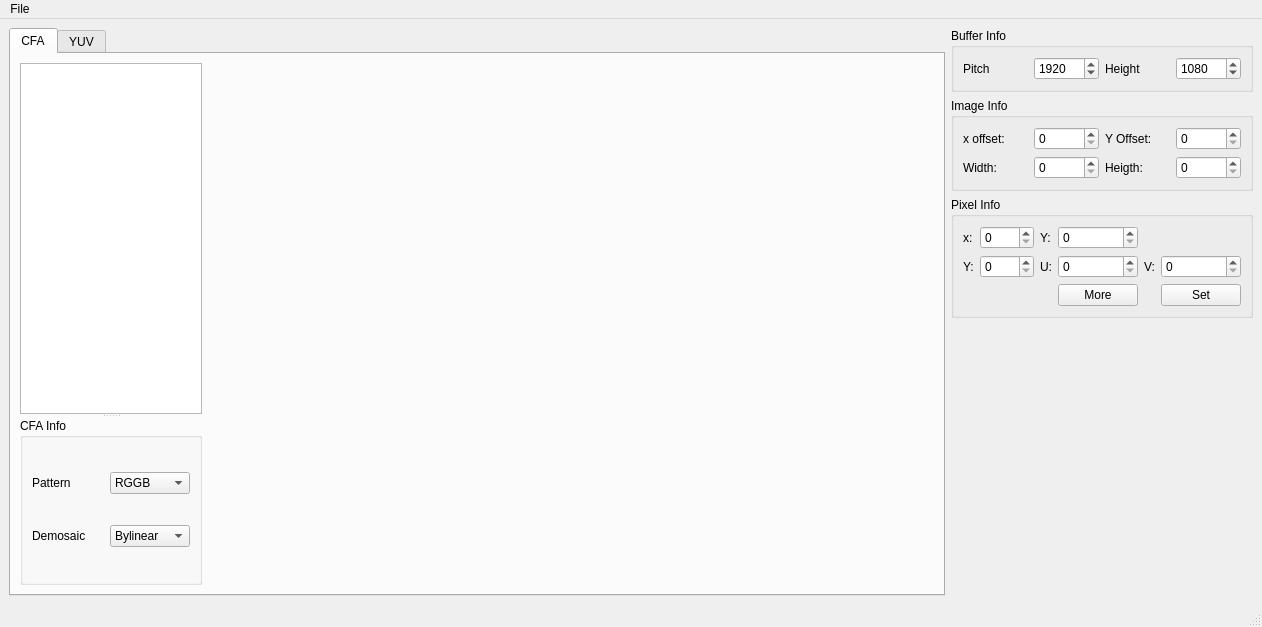
<?xml version="1.0" encoding="UTF-8"?>
<ui version="4.0">
 <class>YUView</class>
 <widget class="QMainWindow" name="YUView">
  <property name="geometry">
   <rect>
    <x>0</x>
    <y>0</y>
    <width>1262</width>
    <height>627</height>
   </rect>
  </property>
  <property name="windowTitle">
   <string>YUView</string>
  </property>
  <widget class="QWidget" name="centralwidget">
   <layout class="QGridLayout" name="gridLayout_6">
    <item row="0" column="1">
     <layout class="QVBoxLayout" name="verticalLayout">
      <item>
       <widget class="QGroupBox" name="groupBox_BufferInfo">
        <property name="title">
         <string>Buffer Info</string>
        </property>
        <layout class="QGridLayout" name="gridLayout_2">
         <item row="0" column="0">
          <widget class="QLabel" name="label_4">
           <property name="text">
            <string>Pitch</string>
           </property>
          </widget>
         </item>
         <item row="0" column="1">
          <widget class="QSpinBox" name="spinBox_BufferP">
           <property name="maximum">
            <number>8192</number>
           </property>
           <property name="value">
            <number>1920</number>
           </property>
          </widget>
         </item>
         <item row="0" column="2">
          <widget class="QLabel" name="label_5">
           <property name="text">
            <string>Height</string>
           </property>
          </widget>
         </item>
         <item row="0" column="3">
          <widget class="QSpinBox" name="spinBox_BufferH">
           <property name="maximum">
            <number>8192</number>
           </property>
           <property name="value">
            <number>1080</number>
           </property>
          </widget>
         </item>
        </layout>
       </widget>
      </item>
      <item>
       <widget class="QGroupBox" name="groupBox_ImageInfo">
        <property name="title">
         <string>Image Info</string>
        </property>
        <layout class="QGridLayout" name="gridLayout">
         <item row="0" column="0">
          <widget class="QLabel" name="label_8">
           <property name="text">
            <string>x offset:</string>
           </property>
          </widget>
         </item>
         <item row="0" column="1">
          <widget class="QSpinBox" name="spinBox_OffsetX">
           <property name="maximum">
            <number>8192</number>
           </property>
          </widget>
         </item>
         <item row="0" column="2">
          <widget class="QLabel" name="label_9">
           <property name="text">
            <string>Y Offset:</string>
           </property>
          </widget>
         </item>
         <item row="0" column="3">
          <widget class="QSpinBox" name="spinBox_OffsetY">
           <property name="maximum">
            <number>8192</number>
           </property>
          </widget>
         </item>
         <item row="1" column="0">
          <widget class="QLabel" name="label_10">
           <property name="text">
            <string>Width:</string>
           </property>
          </widget>
         </item>
         <item row="1" column="1">
          <widget class="QSpinBox" name="spinBox_ImageW">
           <property name="maximum">
            <number>8192</number>
           </property>
          </widget>
         </item>
         <item row="1" column="2">
          <widget class="QLabel" name="label_11">
           <property name="text">
            <string>Heigth:</string>
           </property>
          </widget>
         </item>
         <item row="1" column="3">
          <widget class="QSpinBox" name="spinBox_ImageH">
           <property name="maximum">
            <number>8192</number>
           </property>
          </widget>
         </item>
        </layout>
       </widget>
      </item>
      <item>
       <widget class="QGroupBox" name="groupBox_ImageInfo_2">
        <property name="title">
         <string>Pixel Info</string>
        </property>
        <layout class="QGridLayout" name="gridLayout_3">
         <item row="2" column="3">
          <widget class="QPushButton" name="pushButton_SetPixel_2">
           <property name="sizePolicy">
            <sizepolicy hsizetype="Maximum" vsizetype="Fixed">
             <horstretch>0</horstretch>
             <verstretch>0</verstretch>
            </sizepolicy>
           </property>
           <property name="text">
            <string>More</string>
           </property>
          </widget>
         </item>
         <item row="0" column="0">
          <widget class="QLabel" name="label_12">
           <property name="text">
            <string>x:</string>
           </property>
          </widget>
         </item>
         <item row="0" column="2">
          <widget class="QLabel" name="label_13">
           <property name="text">
            <string>Y:</string>
           </property>
          </widget>
         </item>
         <item row="1" column="3">
          <widget class="QSpinBox" name="spinBox_U">
           <property name="maximum">
            <number>255</number>
           </property>
           <property name="singleStep">
            <number>0</number>
           </property>
          </widget>
         </item>
         <item row="1" column="4">
          <widget class="QLabel" name="label_24">
           <property name="text">
            <string>V:</string>
           </property>
          </widget>
         </item>
         <item row="0" column="1">
          <widget class="QSpinBox" name="spinBox_PixelX">
           <property name="maximum">
            <number>8192</number>
           </property>
          </widget>
         </item>
         <item row="1" column="5">
          <widget class="QSpinBox" name="spinBox_V">
           <property name="maximum">
            <number>255</number>
           </property>
          </widget>
         </item>
         <item row="2" column="5">
          <widget class="QPushButton" name="pushButton_SetPixel">
           <property name="sizePolicy">
            <sizepolicy hsizetype="Maximum" vsizetype="Fixed">
             <horstretch>0</horstretch>
             <verstretch>0</verstretch>
            </sizepolicy>
           </property>
           <property name="text">
            <string>Set</string>
           </property>
          </widget>
         </item>
         <item row="0" column="3">
          <widget class="QSpinBox" name="spinBox_PixelY">
           <property name="maximum">
            <number>8192</number>
           </property>
          </widget>
         </item>
         <item row="1" column="2">
          <widget class="QLabel" name="label_25">
           <property name="text">
            <string>U:</string>
           </property>
          </widget>
         </item>
         <item row="1" column="1">
          <widget class="QSpinBox" name="spinBox_Y">
           <property name="maximum">
            <number>255</number>
           </property>
          </widget>
         </item>
         <item row="1" column="0">
          <widget class="QLabel" name="label_26">
           <property name="text">
            <string>Y:</string>
           </property>
          </widget>
         </item>
         <item row="0" column="5">
          <widget class="ColorWidget" name="widget_Color" native="true"/>
         </item>
        </layout>
       </widget>
      </item>
      <item>
       <spacer name="verticalSpacer">
        <property name="orientation">
         <enum>Qt::Vertical</enum>
        </property>
        <property name="sizeHint" stdset="0">
         <size>
          <width>20</width>
          <height>128</height>
         </size>
        </property>
       </spacer>
      </item>
     </layout>
    </item>
    <item row="0" column="0">
     <widget class="QTabWidget" name="tabWidget">
      <property name="currentIndex">
       <number>0</number>
      </property>
      <widget class="QWidget" name="tab">
       <attribute name="title">
        <string>CFA</string>
       </attribute>
       <layout class="QGridLayout" name="gridLayout_7">
        <item row="0" column="0">
         <layout class="QHBoxLayout" name="horizontalLayout_2" stretch="1,4">
          <item>
           <widget class="QSplitter" name="splitter">
            <property name="orientation">
             <enum>Qt::Vertical</enum>
            </property>
            <widget class="QListWidget" name="listWidget_CFA"/>
            <widget class="QGroupBox" name="groupBox_ImageInfo_3">
             <property name="title">
              <string>CFA Info</string>
             </property>
             <layout class="QGridLayout" name="gridLayout_5">
              <item row="0" column="0">
               <widget class="QLabel" name="label_19">
                <property name="text">
                 <string>Pattern</string>
                </property>
               </widget>
              </item>
              <item row="0" column="1">
               <widget class="QComboBox" name="comboBox_Compo_4">
                <item>
                 <property name="text">
                  <string>RGGB</string>
                 </property>
                </item>
                <item>
                 <property name="text">
                  <string>GRBG</string>
                 </property>
                </item>
               </widget>
              </item>
              <item row="1" column="0">
               <widget class="QLabel" name="label_18">
                <property name="text">
                 <string>Demosaic</string>
                </property>
               </widget>
              </item>
              <item row="1" column="1">
               <widget class="QComboBox" name="comboBox_Compo_3">
                <item>
                 <property name="text">
                  <string>Bylinear</string>
                 </property>
                </item>
                <item>
                 <property name="text">
                  <string>DDFAPD</string>
                 </property>
                </item>
               </widget>
              </item>
             </layout>
            </widget>
           </widget>
          </item>
          <item>
           <widget class="MonitorWidget" name="widget_MonitorCFA" native="true"/>
          </item>
         </layout>
        </item>
       </layout>
      </widget>
      <widget class="QWidget" name="tab_2">
       <attribute name="title">
        <string>YUV</string>
       </attribute>
       <layout class="QGridLayout" name="gridLayout_4">
        <item row="0" column="0">
         <layout class="QHBoxLayout" name="horizontalLayout" stretch="1,4">
          <item>
           <widget class="QSplitter" name="splitter_2">
            <property name="orientation">
             <enum>Qt::Vertical</enum>
            </property>
            <widget class="QListWidget" name="listWidget_YUV"/>
            <widget class="QGroupBox" name="groupBox_ImageInfo_4">
             <property name="title">
              <string>CFA Info</string>
             </property>
             <layout class="QGridLayout" name="gridLayout_8">
              <item row="0" column="0">
               <widget class="QLabel" name="label_20">
                <property name="text">
                 <string>Pattern</string>
                </property>
               </widget>
              </item>
              <item row="1" column="0">
               <widget class="QLabel" name="label_21">
                <property name="text">
                 <string>Demosaic</string>
                </property>
               </widget>
              </item>
              <item row="0" column="1">
               <widget class="QComboBox" name="comboBox_Compo_8">
                <item>
                 <property name="text">
                  <string>IYUV</string>
                 </property>
                </item>
                <item>
                 <property name="text">
                  <string>YV12</string>
                 </property>
                </item>
                <item>
                 <property name="text">
                  <string>NV12</string>
                 </property>
                </item>
                <item>
                 <property name="text">
                  <string>YU16</string>
                 </property>
                </item>
                <item>
                 <property name="text">
                  <string>YV16</string>
                 </property>
                </item>
                <item>
                 <property name="text">
                  <string>NV16</string>
                 </property>
                </item>
               </widget>
              </item>
              <item row="1" column="1">
               <widget class="QComboBox" name="comboBox_Compo_2">
                <item>
                 <property name="text">
                  <string>Y'Cb'Cr</string>
                 </property>
                </item>
                <item>
                 <property name="text">
                  <string>Y only</string>
                 </property>
                </item>
                <item>
                 <property name="text">
                  <string>Cb only</string>
                 </property>
                </item>
                <item>
                 <property name="text">
                  <string>Cr only</string>
                 </property>
                </item>
               </widget>
              </item>
             </layout>
            </widget>
           </widget>
          </item>
          <item>
           <widget class="MonitorWidget" name="widget_MonitorCFA_2" native="true"/>
          </item>
         </layout>
        </item>
       </layout>
      </widget>
     </widget>
    </item>
   </layout>
  </widget>
  <widget class="QMenuBar" name="menubar">
   <property name="geometry">
    <rect>
     <x>0</x>
     <y>0</y>
     <width>1262</width>
     <height>20</height>
    </rect>
   </property>
   <widget class="QMenu" name="menuFile">
    <property name="title">
     <string>File</string>
    </property>
    <addaction name="action_OpenFile"/>
    <addaction name="action_Save"/>
   </widget>
   <addaction name="menuFile"/>
  </widget>
  <widget class="QStatusBar" name="statusbar"/>
  <action name="action_OpenFile">
   <property name="text">
    <string>Open</string>
   </property>
  </action>
  <action name="action_Save">
   <property name="text">
    <string>Save</string>
   </property>
  </action>
 </widget>
 <customwidgets>
  <customwidget>
   <class>ColorWidget</class>
   <extends>QWidget</extends>
   <header>CustomWidget.h</header>
   <container>1</container>
  </customwidget>
  <customwidget>
   <class>MonitorWidget</class>
   <extends>QWidget</extends>
   <header location="global">CustomWidget.h</header>
   <container>1</container>
  </customwidget>
 </customwidgets>
 <resources/>
 <connections/>
</ui>
